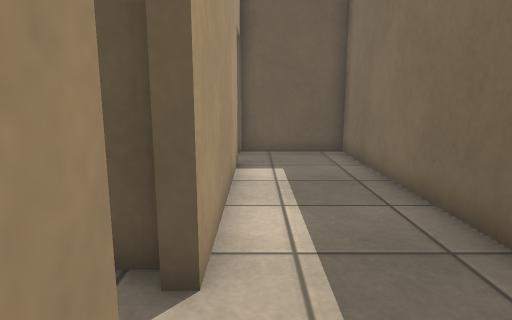
[1] (above)

14 first-person views from a walk through a world built for the Gazebo simulator. The camera is 0.96 m above the floor, tilts 10° down and sees 75° across. The floor is counted in squares, 0.5 m on a side. Each view is taken from the middle of a square. On the plan, view 1 faces up. The plan holds only what a view shows up to about 17 squares ahead; the rest is blank.

[2]
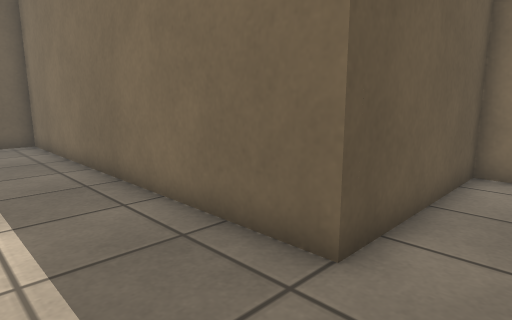

[3]
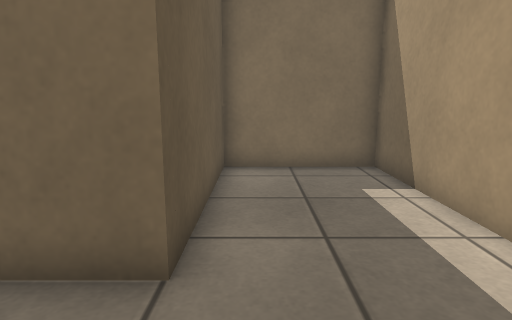

[4]
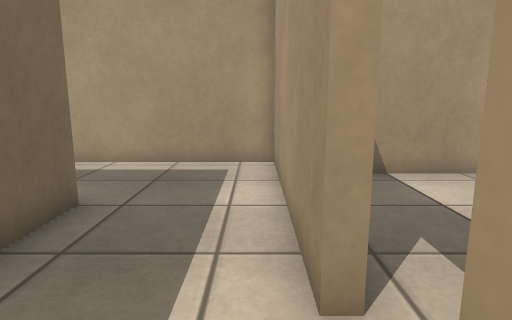

[5]
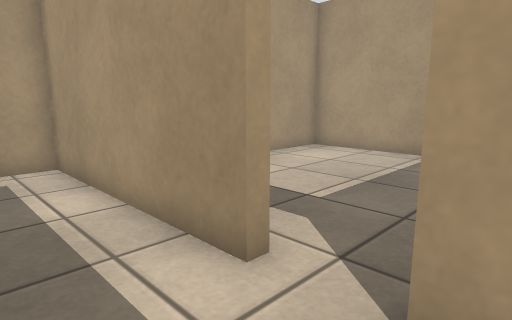

[6]
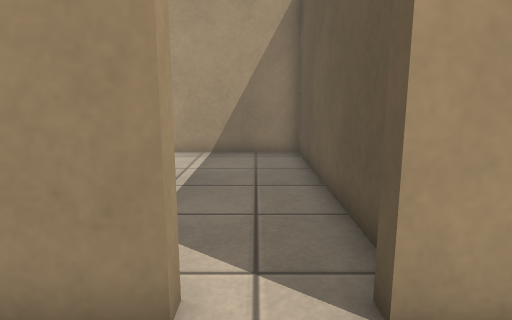

[7]
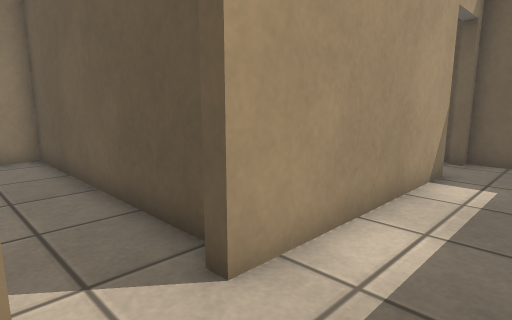

[8]
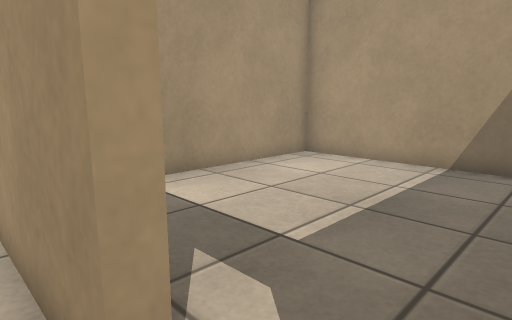

[9]
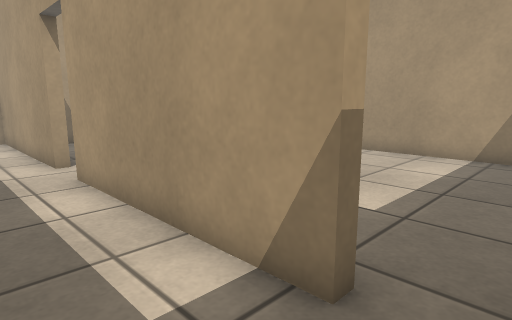

[10]
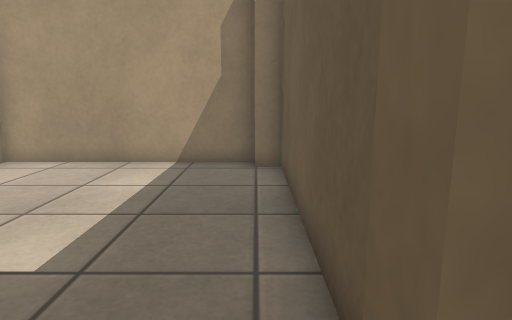

[11]
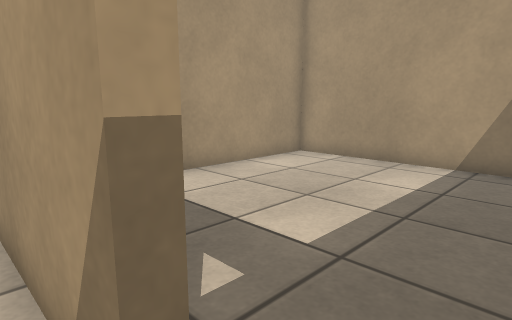

[12]
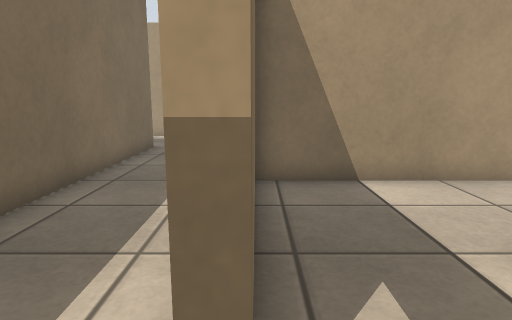

[13]
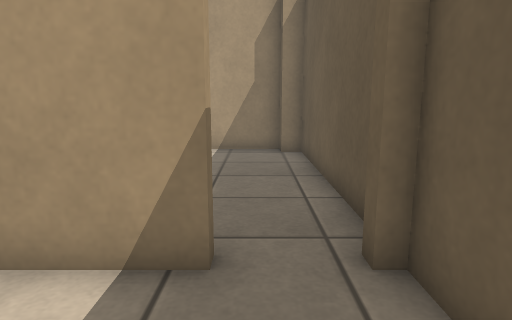

[14]
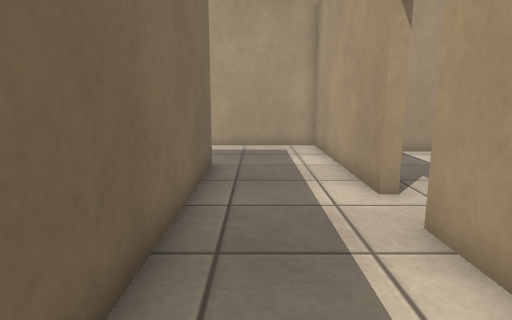

### Floor plan
Ten units are one square. View 1 is at (0, 0); x grows to the right and y downward. Boxes are objects, and circles mark ways between rooms. Rooms are numbered by the first view taken in them; rooms with no view inside come last. Other rooms are left out.
<svg viewBox="-110 -133 212 203">
<path fill="none" stroke="#000" d="M-6 -13 -6 65 97 65 97 21 33 21 33 -127 -4 -127M-6 -105 -6 -31M-6 -128 -6 -123M-10 -74 -10 -105 -6 -105M-6 -123 -10 -123M-4 -127 -97 -127 -97 -120 -105 -120 -105 -40 -9 -40M-10 -13 -6 -13M-10 -36 -105 -36 -105 48 -26 48M-6 -31 -10 -31"/>
<circle cx="-10" cy="-115" r="3" fill="#2a7"/>
<circle cx="-10" cy="-25" r="3" fill="#2a7"/>
<text x="30" y="-10">1</text>
<text x="-60" y="-90">2</text>
<text x="-60" y="0">3</text>
</svg>
Room 1 opens to room 2. Room 1 opens to room 3.

Where each view was taken, in squares from view 1:
view 1: 0 up, 0 right, facing up
view 2: 4 down, 0 right, facing up-right
view 3: 3 down, 0 right, facing right
view 4: 4 up, 0 right, facing down
view 5: 4 up, 2 right, facing down-left
view 6: 2 up, 2 right, facing left
view 7: 1 up, 2 right, facing up-left
view 8: 3 up, 0 right, facing down-left
view 9: 12 up, 2 right, facing down-left
view 10: 12 up, 0 right, facing left
view 11: 12 up, 0 right, facing down-left
view 12: 12 up, 1 left, facing down
view 13: 11 up, 3 right, facing left
view 14: 8 up, 2 right, facing down
